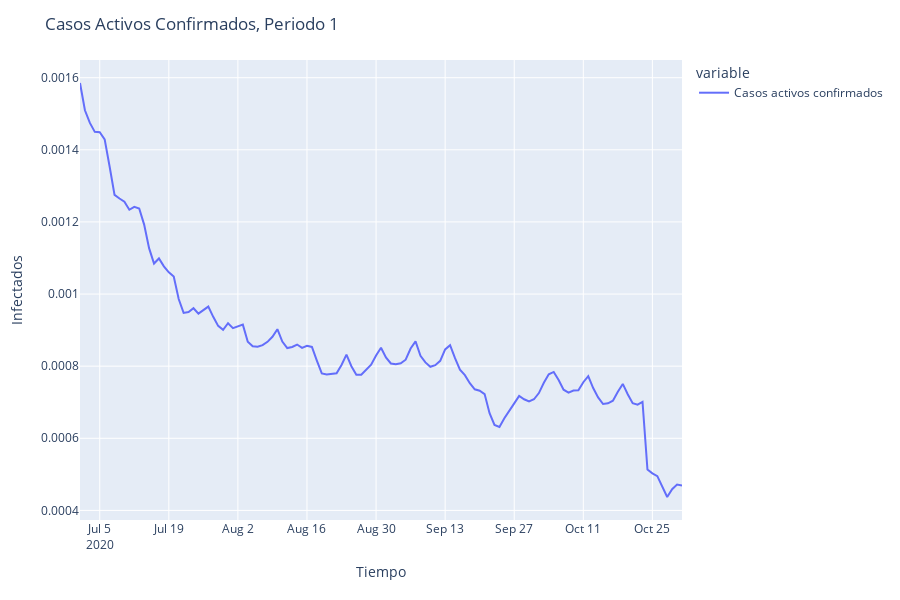

This figure's notebook cell:
### Code cell
fig = px.line(filtered_df_p1, y=['Casos activos confirmados'])
fig.update_layout(title='Casos Activos Confirmados, Periodo 1',xaxis_title='Tiempo',yaxis_title='Infectados')
fig.show()
